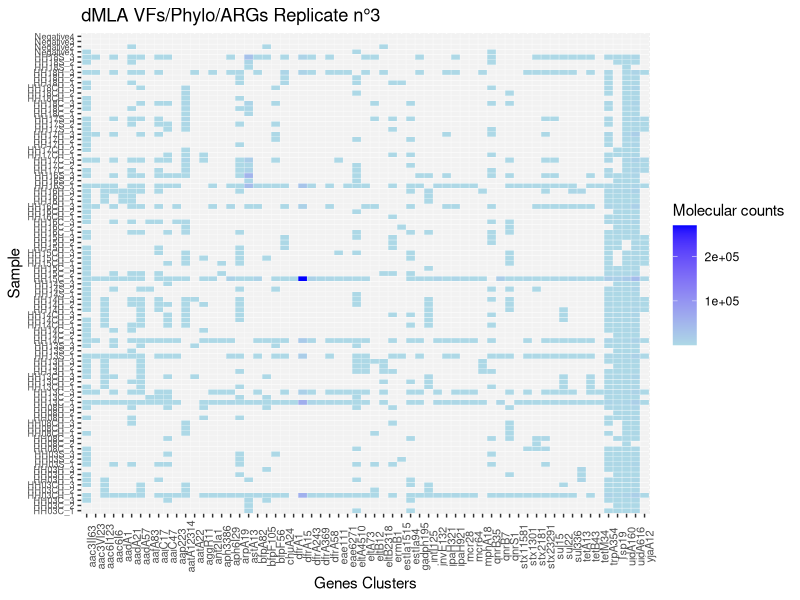

Source code (R): (Note: this script raises an error after producing the figure.)
#dMLA Bangladesh strains-------------------
##Load packages--------
library (ggplot2)
library(dplyr)
library(gridExtra)
library(ggpubr)
library(tidyr)
library(seqinr)

##Formatting df------
#Import results
setwd("~/switchdrive/Institution/Manuscripts/02_dMLA/dmla-amr-vfs/data")
reads <- read.csv("20230725_sequencing_targets_all.csv", header = TRUE)
reads

#Assign barcodes to samples
reads <- reads %>% 
  mutate(Sample = as.character(X1)) %>% 
  mutate(Sample = case_when(
    Sample == "GAACACA" ~ "A1", Sample == "ACATTCA" ~ "A2",Sample == "TCGCTAG" ~ "A3", Sample == "ATCATTA" ~ "A4",Sample == "TGTATGT" ~ "A5",
    Sample == "TAAGATA" ~ "A6",Sample == "CGTTTCA" ~ "A7",Sample == "ACGTTGC" ~ "A8",Sample == "TAGATGA" ~ "A9", Sample == "CCACTAG" ~ "A10",
    Sample == "GTCTTCT" ~ "A11",Sample == "ACAAAGC" ~ "A12",Sample == "AAAAGGC" ~ "B1",Sample == "ACTGTGT" ~ "B2", Sample == "CTGGTAC" ~ "B3",
    Sample == "GTTGCTA" ~ "B4", Sample == "CCATTCA" ~ "B5",Sample == "GATATCG" ~ "B6",Sample == "ACAGGAT" ~ "B7",Sample == "CGCATAC" ~ "B8",
    Sample == "GGACCTA" ~ "B9", Sample == "GAACTGA" ~ "B10", Sample == "AGTCGTG" ~ "B11",Sample == "TTCCAGG" ~ "B12",Sample == "TAGAGCG" ~ "C1",
    Sample == "AAACCCT" ~ "C2",Sample == "ATCCAGT" ~ "C3",Sample == "TCTTCGT" ~ "C4",Sample == "GTGTCCT" ~ "C5",Sample == "CACAGAT" ~ "C6",
    Sample == "ATAGAGC" ~ "C7", Sample == "GGTCATG" ~ "C8", Sample == "CCATCTC" ~ "C9",Sample == "TATGCAG" ~ "C10",Sample == "AACCGCT" ~ "C11",
    Sample == "TGACTCT" ~ "C12",Sample == "AAGCACA" ~ "D1",Sample == "TGTGAAC" ~ "D2",Sample == "AACAGTG" ~ "D3",Sample == "GCCTATA" ~ "D4",
    Sample == "GTCCTCT" ~ "D5",Sample == "TAGAACG" ~ "D6",Sample == "TGGGTGA" ~ "D7", Sample == "ACACGTG" ~ "D8",Sample == "TGCCCAA" ~ "D9",
    Sample == "TCGTACA" ~ "D10", Sample == "AACCAAG" ~ "D11", Sample == "GTGCTAT" ~ "D12",Sample == "TCCTCAT" ~ "E1",Sample == "GTCGTAT" ~ "E2",
    Sample == "TCTGGAA" ~ "E3",Sample == "CAGTAGG" ~ "E4", Sample == "ACGTCAT" ~ "E5",Sample == "ACGGAAC" ~ "E6",Sample == "CGGATGA" ~ "E7",
    Sample == "CCGCATA" ~ "E8", Sample == "GTGAAGA" ~ "E9", Sample == "AACGTGT" ~ "E10",Sample == "AGAAGAC" ~ "E11",Sample == "TGTAGGG" ~ "E12",
    Sample == "AATGCCT" ~ "F1", Sample == "GCTTTCT" ~ "F2", Sample == "CATGAAG" ~ "F3",Sample == "CGATCAC" ~ "F4",Sample == "TCGCGTT" ~ "F5",
    Sample == "GATTGGC" ~ "F6", Sample == "CATCGGT" ~ "F7", Sample == "CTTTCCA" ~ "F8",Sample == "ACCAGAT" ~ "F9",Sample == "GTGATAC" ~ "F10",
    Sample == "TGCATCC" ~ "F11", Sample == "TGCAAAC" ~ "F12", Sample == "GCAACGA" ~ "G1",Sample == "GCCATAC" ~ "G2",Sample == "TACCTTC" ~ "G3",
    Sample == "GAATCGA" ~ "G4", Sample == "CTACGTT" ~ "G5", Sample == "GTTTCGG" ~ "G6",Sample == "GCAAATG" ~ "G7",Sample == "CTGACAC" ~ "G8",
    Sample == "GCACTTT" ~ "G9", Sample == "AGCAAAC" ~ "G10", Sample == "ATCCTCG" ~ "G11",Sample == "CTGCTGT" ~ "G12",Sample == "CAATCAC" ~ "H1",
    Sample == "GTTCTGG" ~ "H2", Sample == "TTGCTAC" ~ "H3", Sample == "CATACGT" ~ "H4",Sample == "GATCGTT" ~ "H5",Sample == "CACGTTT" ~ "H6",
    Sample == "AACACCT" ~ "H7", Sample == "AGCTGTA" ~ "H8", Sample == "GGTCTTG" ~ "H9",Sample == "CCGACAT" ~ "H10",Sample == "TATCGTC" ~ "H11",
    Sample == "ATGGTTG" ~ "H12"))

reads <- reads %>% 
  mutate(Sample_real = as.character(X1)) %>% 
  mutate(Sample_real = case_when(
    Sample_real == "GAACACA" ~ "empty", Sample_real == "ACATTCA" ~ "HH03C_1",Sample_real == "TCGCTAG" ~ "HH03CH_1", Sample_real == "ATCATTA" ~ "HH03H_1",Sample_real == "TGTATGT" ~ "HH03S_1",
    Sample_real == "TAAGATA" ~ "HH08C_1",Sample_real == "CGTTTCA" ~ "HH08CH_1",Sample_real == "ACGTTGC" ~ "HH08H_1",Sample_real == "TAGATGA" ~ "HH13C_1", Sample_real == "CCACTAG" ~ "HH13CH_1",
    Sample_real == "GTCTTCT" ~ "HH13H_1",Sample_real == "ACAAAGC" ~ "HH13S_1",Sample_real == "AAAAGGC" ~ "HH14C_1",Sample_real == "ACTGTGT" ~ "Negative1", Sample_real == "CTGGTAC" ~ "HH14CH_1",
    Sample_real == "GTTGCTA" ~ "HH14H_1", Sample_real == "CCATTCA" ~ "HH14S_1",Sample_real == "GATATCG" ~ "HH15C_1",Sample_real == "ACAGGAT" ~ "HH15CH_1",Sample_real == "CGCATAC" ~ "HH15H_1",
    Sample_real == "GGACCTA" ~ "HH16C_1", Sample_real == "GAACTGA" ~ "HH16CH_1", Sample_real == "AGTCGTG" ~ "HH16H_1",Sample_real == "TTCCAGG" ~ "HH16S_1",Sample_real == "TAGAGCG" ~ "HH17C_1",
    Sample_real == "AAACCCT" ~ "HH17CH_1",Sample_real == "ATCCAGT" ~ "HH17H_1",Sample_real == "TCTTCGT" ~ "Negative2",Sample_real == "GTGTCCT" ~ "HH17S_1",Sample_real == "CACAGAT" ~ "HH18C_1",
    Sample_real == "ATAGAGC" ~ "HH18CH_1", Sample_real == "GGTCATG" ~ "HH18H_1", Sample_real == "CCATCTC" ~ "HH18S_1",Sample_real == "TATGCAG" ~ "HH03C_2",Sample_real == "AACCGCT" ~ "HH03CH_2",
    Sample_real == "TGACTCT" ~ "HH03H_2",Sample_real == "AAGCACA" ~ "HH03S_2",Sample_real == "TGTGAAC" ~ "HH08C_2",Sample_real == "AACAGTG" ~ "HH08CH_2",Sample_real == "GCCTATA" ~ "HH08H_2",
    Sample_real == "GTCCTCT" ~ "HH13C_2",Sample_real == "TAGAACG" ~ "Negative3",Sample_real == "TGGGTGA" ~ "HH13CH_2", Sample_real == "ACACGTG" ~ "HH13H_2",Sample_real == "TGCCCAA" ~ "HH13S_2",
    Sample_real == "TCGTACA" ~ "HH14C_2", Sample_real == "AACCAAG" ~ "HH14CH_2", Sample_real == "GTGCTAT" ~ "HH14H_2",Sample_real == "TCCTCAT" ~ "HH14S_2",Sample_real == "GTCGTAT" ~ "HH15C_2",
    Sample_real == "TCTGGAA" ~ "HH15CH_2",Sample_real == "CAGTAGG" ~ "HH15H_2", Sample_real == "ACGTCAT" ~ "HH16C_2",Sample_real == "ACGGAAC" ~ "HH16CH_2",Sample_real == "CGGATGA" ~ "HH16H_2",
    Sample_real == "CCGCATA" ~ "Negative4", Sample_real == "GTGAAGA" ~ "HH16S_2", Sample_real == "AACGTGT" ~ "HH17C_2",Sample_real == "AGAAGAC" ~ "HH17CH_2",Sample_real == "TGTAGGG" ~ "HH17H_2",
    Sample_real == "AATGCCT" ~ "HH17S_2", Sample_real == "GCTTTCT" ~ "HH18C_2", Sample_real == "CATGAAG" ~ "HH18CH_2",Sample_real == "CGATCAC" ~ "HH18H_2",Sample_real == "TCGCGTT" ~ "HH18S_2",
    Sample_real == "GATTGGC" ~ "HH03C_3", Sample_real == "CATCGGT" ~ "HH03CH_3", Sample_real == "CTTTCCA" ~ "HH03H_3",Sample_real == "ACCAGAT" ~ "HH03S_3",Sample_real == "GTGATAC" ~ "HH08C_3",
    Sample_real == "TGCATCC" ~ "HH08CH_3", Sample_real == "TGCAAAC" ~ "HH08H_3", Sample_real == "GCAACGA" ~ "HH13C_3",Sample_real == "GCCATAC" ~ "HH13CH_3",Sample_real == "TACCTTC" ~ "HH13H_3",
    Sample_real == "GAATCGA" ~ "HH13S_3", Sample_real == "CTACGTT" ~ "HH14C_3", Sample_real == "GTTTCGG" ~ "HH14CH_3",Sample_real == "GCAAATG" ~ "HH14H_3",Sample_real == "CTGACAC" ~ "HH14S_3",
    Sample_real == "GCACTTT" ~ "HH15C_3", Sample_real == "AGCAAAC" ~ "HH15CH_3", Sample_real == "ATCCTCG" ~ "HH15H_3",Sample_real == "CTGCTGT" ~ "HH16C_3",Sample_real == "CAATCAC" ~ "HH16CH_3",
    Sample_real == "GTTCTGG" ~ "HH16H_3", Sample_real == "TTGCTAC" ~ "HH16S_3", Sample_real == "CATACGT" ~ "HH17C_3",Sample_real == "GATCGTT" ~ "HH17CH_3",Sample_real == "CACGTTT" ~ "HH17H_3",
    Sample_real == "AACACCT" ~ "HH17S_3", Sample_real == "AGCTGTA" ~ "HH18C_3", Sample_real == "GGTCTTG" ~ "HH18CH_3",Sample_real == "CCGACAT" ~ "HH18H_3",Sample_real == "TATCGTC" ~ "HH18S_3",
    Sample_real == "ATGGTTG" ~ "PCR_Neg"))

##Calculate detection limit-----------------------
# Create a reference dataframe with all levels of X2 present in the reads df
reads <- subset(reads, Sample_real != "PCR_Neg") #Remove this samples because contamination occurred and I'm aware of it.
complete_X2 <- data.frame(X2 = levels(factor(reads$X2)))

#Create a dataset with number of reads in negative controls of the reaction
neg = reads[reads$Sample_real %in% c("Negative1", "Negative2", "Negative3", "Negative4"), ]

#Compute the detection limit of the reads in the negative through the sum of the mean + 3 times the sd.
summary_stat = neg %>% 
  group_by(X2) %>% 
  summarise(reads_mean = mean(n), reads_sd = sd(n))%>%
  mutate(threshold = reads_mean + 3 * reads_sd)

# Perform left join to include all levels in summary_stat and fill other columns with NA and threshold=0
summary_stat <- left_join(complete_X2, summary_stat, by = "X2") %>%
  mutate(reads_mean = ifelse(is.na(reads_mean), NA, reads_mean),
         reads_sd = ifelse(is.na(reads_sd), NA, reads_sd),
         threshold = ifelse(is.na(threshold), NA, threshold)) %>%
  replace_na(list(threshold = 0))

# Left join reads with summary_stat on X2
reads <- left_join(reads, summary_stat, by = "X2")

# Calculate real_n based on the formula n - threshold, ensuring it is not lower than 0 and remove variables reads_mean and reads_sd
reads <- reads %>%
  mutate(real_n = ifelse(is.na(threshold), n, pmax(n - threshold, 0)))%>%
  select(-reads_mean, -reads_sd)

##Plot results------------
reads[reads == 0] <- NA

#gradient - molecular counts
ggplot(complete(reads, X2, Sample_real), aes(X2,Sample_real, fill= real_n))+ 
  geom_tile(colour="white")+
  labs(title="dMLA VFs/Phylo/ARGs Replicate n°3",
       x ="Genes Clusters", y = "Sample")+
  scale_fill_gradient(low = "lightblue", high = "blue", na.value = "gray95",  name ='Molecular counts')+
  theme(axis.text.x = element_text(size=8, angle=90), axis.text.y = element_text(size=6.5))

#unique colour - presence/absence
all=ggplot(complete(reads, X2, Sample_real), aes(X2, Sample_real)) +
  geom_tile(aes(fill = ifelse(is.na(real_n), "gray95", "black")), colour = "white") +
  labs(title="All positive", x = "Target genes", y = "Sample") +
  scale_fill_manual(values = c(gray95 = "gray95", black = "black"), guide = "none") +
  theme(axis.text.x = element_text(size = 8, angle = 90), axis.text.y = element_text(size = 6.5))

## Export data--------
write.csv(reads, file = "reads_counts.csv", row.names = FALSE)

## Replicates analyses-----
# Remove negative controls
reads <- subset(reads, !(Sample_real %in% c("Negative1", "Negative2", "Negative3", "Negative4")))

# Remove rows where real_n is NA
reads <- subset(reads, !is.na(real_n))

# Extract the common part of Sample_real names before the "_"
reads <- reads %>%
  mutate(Sample_name = sub("_.*", "", Sample_real))

# Count the number of replicates for each Sample_name within each X2 group
replicate_counts <- reads %>%
  group_by(X2, Sample_name) %>%
  summarise(replicate_count = n()) %>%
  ungroup()

### Targets present in all three replicates---------
# Filter the data frame to keep only rows where all replicates are present for a unique X2
tri_reads <- reads %>%
  inner_join(replicate_counts, by = c("X2", "Sample_name")) %>%
  group_by(X2) %>%
  filter((replicate_count >= 3)) %>%
  ungroup() %>%
  select(X2, Sample_real, real_n)

#Plot presence/absence
tri=ggplot(complete(tri_reads, X2, Sample_real), aes(X2, Sample_real)) +
  geom_tile(aes(fill = ifelse(is.na(real_n), "gray95", "black")), colour = "white") +
  labs(title = "Triplicates positive only", x = "Target genes", y = "Sample") +
  scale_fill_manual(values = c(gray95 = "gray95", black = "black"), guide = "none") +
  theme(axis.text.x = element_text(size = 8, angle = 90), axis.text.y = element_text(size = 6.5))

### Targets present in two replicates---------
# Filter the data frame to keep only rows where all replicates are present for a unique X2
dup_reads <- reads %>%
  inner_join(replicate_counts, by = c("X2", "Sample_name")) %>%
  group_by(X2) %>%
  filter((replicate_count >= 2)) %>%
  ungroup() %>%
  select(X2, Sample_real, real_n)

#Plot presence/absence
dup=ggplot(complete(dup_reads, X2, Sample_real), aes(X2, Sample_real)) +
  geom_tile(aes(fill = ifelse(is.na(real_n), "gray95", "black")), colour = "white") +
  labs(title = "Duplicates positive only", x = "Target genes", y = "Sample") +
  scale_fill_manual(values = c(gray95 = "gray95", black = "black"), guide = "none") +
  theme(axis.text.x = element_text(size = 8, angle = 90), axis.text.y = element_text(size = 6.5))


##Blast 63 probes against samples--------
### Define 63 probe sequences ------
probe_sequences <- list(
  mcr28 = "GTGAATTTGGCAAACTTTTCATCATATCGCTTAAAATACG",
  mcr64 = "TTGTACTTATCTTCGTAGGTTTTCAACTTGGCAATCATCT",
  aadA1 = "CGCTTAGCACCTCTGATAGTTGGTTCGAAATTTCGATGGT",
  aadA21 = "TTCCATAGCGTTAAGGTTTCATTTAGCGCCTCAAATAGAT",
  aadA57 = "CATCGATCGCAGATCCGAACAGGTGGATTGTGTCCAGTGT",
  aac3II63 = "GCGGAGCGTAACGCGGCAACGACCGTCTCCGCTCCTCCTT",
  aac3VI23 = "CACCAGCCACGCCGCATCGGGCCCGATCGCCGCCATCGAT",
  aac6I6 = "AATGCCTGGCGTGTTTGAACCATGTACACGGCTGGACCAT",
  aac6I123 = "TTGTTTTAGGGCGACTGCCCTGCTGCGTAACATCGTTGCT",
  ant2Ia1 = "GGAGCCTCCGCGATTTCATACGCTTCGTCTGCCCACCAAG",
  aph6I29 = "TCCGCTGCAATTTCGGTCGCCTGGTAGTCGCCGTGCTCGG",
  aph3386 = "AATATTTTCACCTGAATCAGGATATTCTTCTAATACCTGG",
  qnrB7 = "GACGTTCCAGGAGCAACGATGCCTGGTAGCTGTCCAGTTT",
  qnrB35 = "CCGATAAATTCAGTGCCGCTCAGGTCGGCACCTGAAAAAT",
  qnrS1 = "AGGTGAGATCACTTAAGTCTTTATGTGAAAAGTTGTGGTG",
  ermB1 = "TTTGTTAGGGAATTGAAACTGTAGAATATCTTGGTGAATT",
  mphA18 = "CGGAGAAATCTGGCCACGACGAATCGTCGTCGAGCCAGCG",
  dfrA243 = "GGTAAATTTCTCCGCCACCAGACACTATAACGTGACCGGT",
  dfrA369 = "TTGATAGCTCTTTCAAAGCATTTTCTATTGAAGGAAAAAC",
  dfrA15 = "CAAAAGTCTTGCGTCCAACCAACAGCCATTGGTTATAGGT",
  dfrA58 = "CCCGCCACCAGACACTATAACGTGATCGGTGAGTTCAGCC",
  dfrA1 = "GAAAGACTAATACATTTTCATTTGAGCTTGAAATTCCTTT",
  sul15 = "GCGGCGCAATACGTCTGATCTCATCGGCCGGCGATACAGG",
  sul22 = "GAATGCATAACGACGAGTTTGGCAGATGATTTCGCCAATT",
  sul336 = "GCCTAAAAAGAAGCCCATACCCGGATCAAGAATAATTCGT",
  tetA13 = "AGCGCCGCCAGTGAGCCTTGCAGCTGCCCCTGACGTTCCT",
  tetB43 = "AGCCAAGGAGCAAAGATAACCTGCATTAACGCATAAAGTG",
  tetM34 = "AAAACTAAGATATGGCTCTAACAATTCTGTTCCAGCTTTT",
  intI125 = "GGTTACGACATTCGAACCGTGCAGGATCTGCTCGGCCATT",
  uidA160 = "CGAAGCGGGTAGATATCACACTCTGTCTGGCTTTTGGCTG",
  uidA616 = "ACAACGAACTGAACTGGCAGACTATCCCGCCGGGAATGGT",
  gadph195 = "ACGTTGTTGCTGAAGCAACCGGTATCTTCCTGACCGACGA",
  astA13 = "GTTGCGCACCATATGCACGATGCATAACTGGATGCGGGCC",
  aatA22 = "ATTTTTGCTTCATAAGCCGATAGAAGATTATAGGATAATG",
  aatA12314 = "AAGTCCATTTCTGCCAGTGTAATTCCCTCCGACAGTCAGT",
  ipaH321 = "GCAGTGCGGAGGTCATTTGCTGTCACTCCCGACACGCCAT",
  ipaH921 = "GCAATACCTCCGGATTCCGTGAACAGGTCGCTGCATGGCT",
  eae111 = "CAGTACCATTAATATCATGCGGAATATTCAGAGAAAGAAT",
  eae6271 = "AAATCCTGATCAATGAAGACGTTATAGCCCAGCATATTTT",
  stx2181 = "ACTCCATTAACGCCAGATATGATGAAACCAGTGAGTGACG",
  stx23291 = "GAGCACTTTGCAGTAACGGTTGCAGATTCCAGCGACTGGT",
  aggR11 = "TATTGCTTCCTTCTTTTGTGTATACATCGATTGTACAATT",
  stx1301 = "GATCAACATCTTCAGCAGTCATTACATAAGAACGCCCACT",
  stx11581 = "TAAAGGTATCGTCATCATTATATTTTGTATACTCCACCTT",
  bfpA82 = "GCCCAATATACAGACCATTAATTGCAGACGTTGCGCTCAT",
  invE132 = "TGAAGAATATTGGCAGGAAGAATTGTTAATGGCGTTACGT",
  eltA73 = "TAACGCAGAAACCTCCTGTTCATATGGGTGAGGGCTGTAT",
  eltA4510 = "GTCAGATATGATGACGGATATGTTTCCACTTCTCTTAGTT",
  eltB12 = "GTTTTTATTATTCCATACACATAATTTATCAATTTTGGTCT",
  eltB2318 = "CAGAACTATGTTCGGAATATCGCAACACACAAATATATAC",
  estIa94 = "GTGTTGTTCATATTTTCTGATTTTTTTTCACTGTTGTTTT",
  estIa1515 = "GTAAAATGTGTTATTCATATTTTCTGATTTTTTTTCACTG",
  bfpF56 = "GATACCTTTCGCGTCAGCGCCGTAACTTCCTTGTGCAGGT",
  bfpF105 = "ATATCTTGGATTATAACGCATCGCTGAAATCATTGCATTT",
  aafA83 = "ACTTGATAATAAAGTAGCAATAACAAACATTCTGATTTTT",
  aap223 = "GACAGACACCCCCCTTACTTTCCCTTCATTAAGGCCTTGC",
  aaiC17 = "AAAGTAGTCACCACTGTTTTCAACTTTTGAATTTCCCTTT",
  aaiC47 = "TTTTTAAGAGAGGTGAAAAAGAAGTTAAAATAGAAATTTT",
  arpA19 = "CAAAAGATAAAAATGGTTTTTCTGGATTATTTTTAGCGAT",
  chuA24 = "CTCACCGCCATATGTCAGTAAGTGAGAAGCGAAACTGTCG",
  trpA354 = "CAAAGAAGGCGCATTCGTTCCTTTCGTCACCCTCGGTGAT",
  Tsp19 = "GCGTTTCTGTCTCACCCGCAAGGACAGCGCTGGCGATATA",
  yjaA12 = "AACCGCCCTCATTCATTTCCAGCGCGCTCACAACAATATC"
)


###HH03C------
HH03C <- read.fasta(file = "~/switchdrive/Institution/dMLA/VFs-Cassette/Strains_WGS_Bangladesh/HH03Ccontigs.fasta")

# Initialize a matrix to store probe presence information
probe_presence_HH03C <- matrix(0, nrow = length(HH03C), ncol = length(probe_sequences))

# Loop through each node in the WGS data
for (i in 1:length(HH03C)) {
  # Extract the node sequence
  node_sequence <- as.character(HH03C[[i]])
  
  # Run sequence matching for each probe against the current node
  for (probe_name in names(probe_sequences)) {
    probe_sequence <- as.character(probe_sequences[[probe_name]])
    
    # Compute Levenshtein (edit) distance between probe and node sequence
    distance <- adist(probe_sequence, node_sequence)
    
    # Check if the minimum edit distance is less than or equal to a threshold
    if (min(distance) <= 0) {
      # Mark the presence of the probe for the current node
      probe_index <- as.numeric(gsub("Probe", "", probe_name))
      probe_presence_HH03C[i, probe_index] <- 1
      # Additional processing logic can be added here if needed
    }
  }
}

# View the probe presence matrix
print(probe_presence_HH03C)
